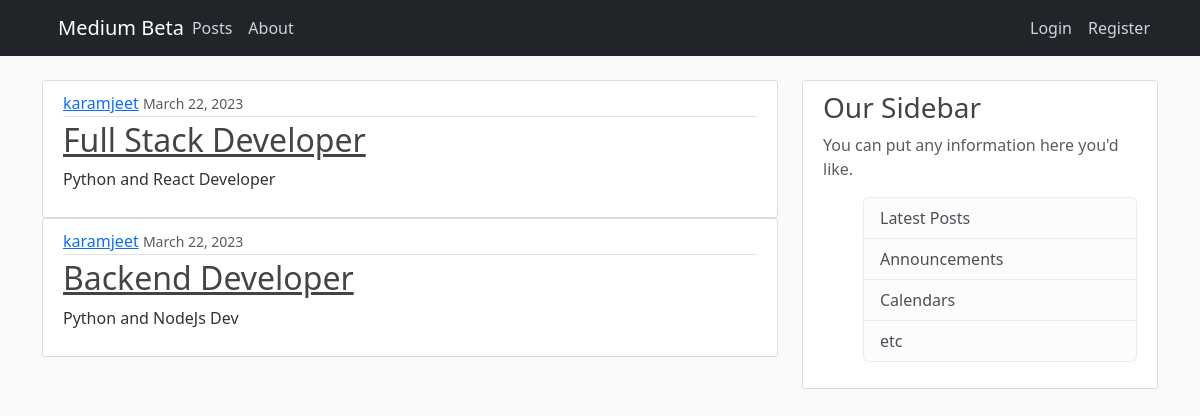
Screenshot of /jobs/ with the database file from the repository.
### job/models.py (models this page shows, shortened)
class JobPost(models.Model):
    title = models.CharField(max_length=250)
    content = models.TextField()
    author = models.ForeignKey(User, on_delete=models.CASCADE)
    date_posted = models.DateTimeField(default=timezone.now)

### job/views.py (the view)
# urls.py: path('jobs/', include('job.urls')),
def jobs(request):
    job_posts = JobPost.objects.all()
    return render(request, 'job/jobs.html', {'job_posts': job_posts})

### job/templates/job/jobs.html
{% extends 'blog/base.html' %}
{% block content %}
    {% for job in job_posts %}
        <article class="media content-section">
            <div class="media-body">
            <div class="article-metadata">
                <a class="mr-2" href="#">{{ job.author }}</a>
                <small class="text-muted">{{ job.date_posted|date:"F d, Y"  }}</small>
            </div>
            <h2><a class="article-title" href="{% url 'job' job.id %}">{{ job.title }}</a></h2>
            <p class="article-content">{{ job.content }}</p>
            </div>
        </article>
    {% endfor %}
{% endblock content %}

### blog/static/blog/main.css (style rules this page uses)
body { background: #fafafa; color: #333333; margin-top: 5rem; }
h1, h2, h3, h4, h5, h6 { color: #444444; }
.content-section { background: #ffffff; padding: 10px 20px; border: 1px solid #dddddd; border-radius: 3px; }
.article-title { color: #444444; }
.article-content { white-space: pre-line; }
.article-metadata { padding-bottom: 1px; margin-bottom: 4px; border-bottom: 1px solid #e3e3e3; }

### rows the page displays
JobPost: author "karamjeet", date_posted "March 22, 2023", title "Full Stack Developer", content "Python and React Developer"
JobPost: author "karamjeet", date_posted "March 22, 2023", title "Backend Developer", content "Python and NodeJs Dev"
